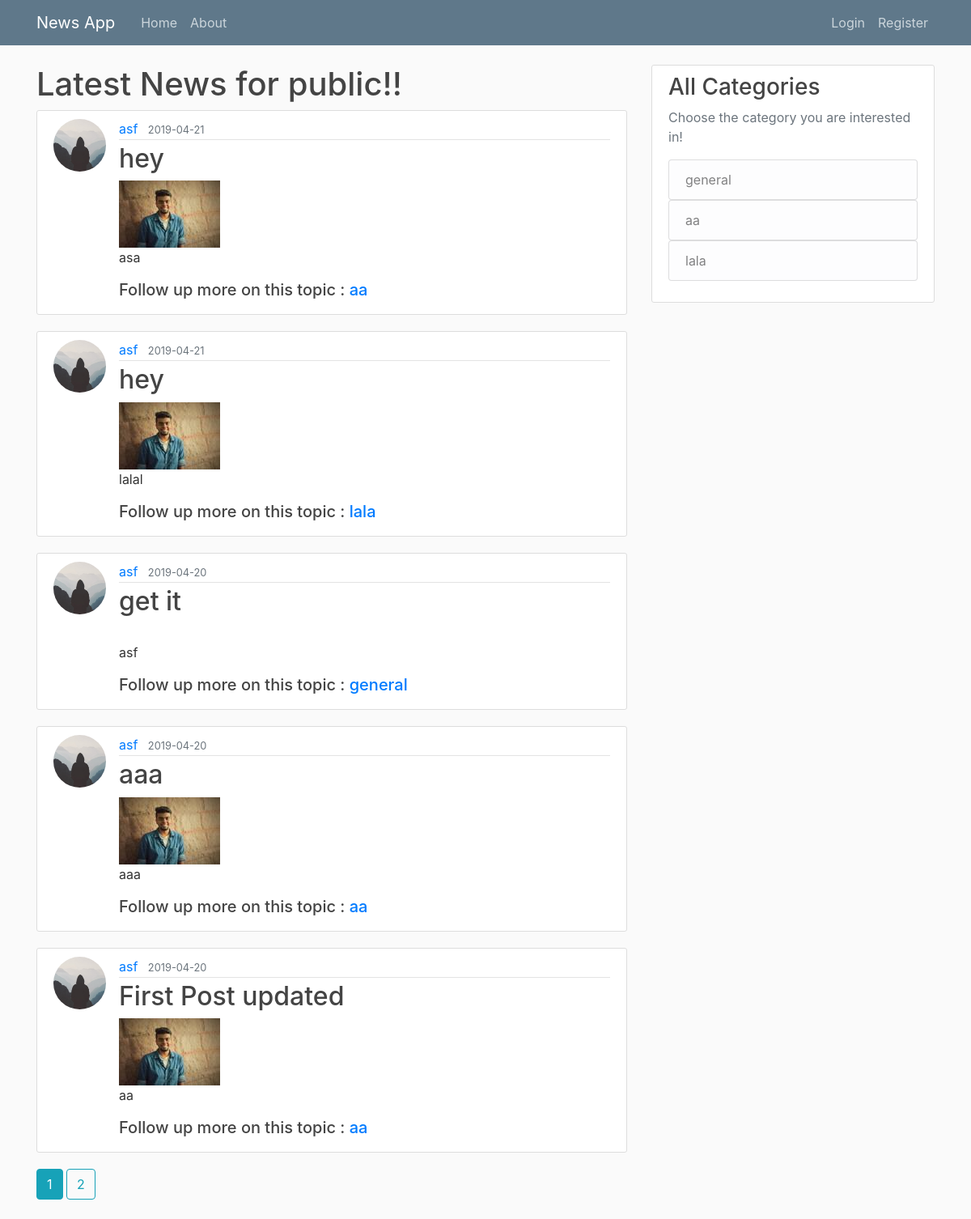
Page /home on the earlier database version.
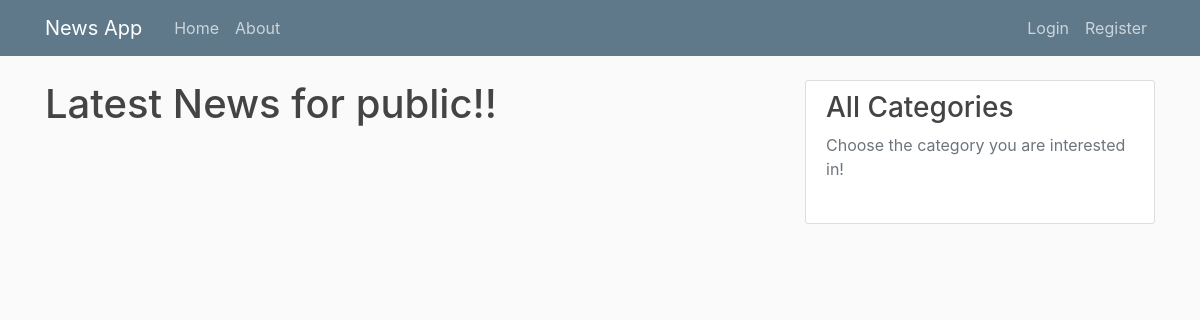
Same page on the later database version.
### flaskblog/models.py (models this page shows, shortened)
class Post(db.Model):
    id = db.Column(db.Integer, primary_key=True)
    title = db.Column(db.String(100), nullable=False)
    date_posted = db.Column(db.DateTime, nullable=False,
                            default=datetime.utcnow)
    content = db.Column(db.Text, nullable=False)
    user_id = db.Column(db.Integer, db.ForeignKey('user.id'), nullable=False)
    image_file = db.Column(db.String(20), nullable=False,
                           default='default1.jpg')
    category = db.Column(db.String(20), nullable=False)

class User(db.Model, UserMixin):
    id = db.Column(db.Integer, primary_key=True)
    username = db.Column(db.String(20), unique=True, nullable=False)
    email = db.Column(db.String(120), unique=True, nullable=False)
    image_file = db.Column(db.String(20), nullable=False,
                           default='default.jpg')
    password = db.Column(db.String(60), nullable=False)
    posts = db.relationship('Post', backref='author', lazy=True)

### flaskblog/main/routes.py (the view)
@main.route("/")
@main.route("/home")
def home():
    page = request.args.get('page', 1, type=int)
    posts = Post.query.order_by(
        Post.date_posted.desc()).paginate(page=page, per_page=5)
    dis_cats = []
    for dis_cat in db.session.query(Post.category).distinct():
        dis_cats.append(dis_cat.category)
    return render_template('home.html', posts=posts, dis_cats=dis_cats)

### flaskblog/templates/home.html
{% extends "layout.html" %} {% block content %}
<h1>Latest News for public!!</h1>
{% for post in posts.items %}
<article class="media content-section">
  <img
    src="{{ url_for('static',filename='profile_pics/' + post.author.image_file) }}"
    alt=""
    class="rounded-circle article-img"
  />
  <div class="media-body">
    <div class="article-metadata">
      <a class="mr-2" href="{{ url_for('users.user_posts', username=post.author.username) }}">{{ post.author.username }}</a>
      <small class="text-muted">{{
        post.date_posted.strftime("%Y-%m-%d")
      }}</small>
    </div>
    <h2>
      <a class="article-title" href="{{ url_for('posts.post',post_id=post.id) }}">{{
        post.title
      }}</a>
    </h2>
    <img src="{{ url_for('static',filename='profile_pics/' + post.image_file) }}" alt="" class="responsive" />
    <p class="article-content">{{ post.content }}</p>
    <h5>Follow up more on this topic  : <a class="" href="{{ url_for('posts.cat_post', category=post.category) }}">{{ post.category }}</a></h5>
  </div>
</article>
{% endfor %}
{% for page_num in posts.iter_pages(left_edge=1, right_edge=1, left_current=1, right_current=2) %}
  {% if page_num %}
    {% if posts.page == page_num %}
      <a class='btn btn-info mb-4' href="{{ url_for('main.home',page=page_num)}}">{{ page_num }}</a>
    {% else %}
      <a class='btn btn-outline-info mb-4' href="{{ url_for('main.home',page=page_num)}}">{{ page_num }}</a>
    {% endif %}
  {% else %}
  ...
  {% endif %}
{% endfor %}
{% endblock content %}

### flaskblog/templates/layout.html (shortened to what this page needs)
<!DOCTYPE html>
<html>
  <head>
    <link
      rel="stylesheet"
      href="https://stackpath.bootstrapcdn.com/bootstrap/4.3.1/css/bootstrap.min.css"
    />
    <link rel="stylesheet" type="text/css" href="{{ url_for('static',filename='main.css') }}">
  </head>
  <body>
    <header class="site-header">
      <nav class="navbar navbar-expand-md navbar-dark bg-steel fixed-top">
        <div class="container">
          <a class="navbar-brand mr-4" href="/">News App</a>
          <div class="collapse navbar-collapse" id="navbarToggle">
            <div class="navbar-nav mr-auto">
              <a class="nav-item nav-link" href="{{ url_for('main.home')}}">Home</a>
              <a class="nav-item nav-link" href="{{ url_for('main.about') }}">About</a>
            </div>
            <div class="navbar-nav">
              {% if current_user.is_authenticated %}
              <a class="nav-item nav-link" href="{{ url_for('posts.new_post') }}">New Post</a>
              <a class="nav-item nav-link" href="{{ url_for('users.account') }}">Account</a>
              <a class="nav-item nav-link" href="{{ url_for('users.register') }}">Register</a>
              <a class="nav-item nav-link" href="{{ url_for('users.logout') }}">Logout</a>
              {% else %}
                <a class="nav-item nav-link" href="{{ url_for('users.login') }}">Login</a>
                <a class="nav-item nav-link" href="{{ url_for('users.register') }}">Register</a>
              {% endif %}
            </div>
          </div>
        </div>
      </nav>
    </header>
    <main role="main" class="container">
      <div class="row">
        <div class="col-md-8">
          {% block content %}{% endblock %}
        </div>
        <div class="col-md-4">
          <div class="content-section">
            <h3>All Categories</h3>
            <p class='text-muted'>Choose the category you are interested in!
              <ul class="list-group">
                {% for cate in dis_cats %}
                <a href="{{ url_for('posts.cat_post', category=cate) }}"><li class="list-group-item list-group-item-light">{{ cate }}</li></a>
                {% endfor %}
              </ul>
            </p>
          </div>
        </div>
      </div>
    </main>
  </body>
</html>

### flaskblog/static/main.css (style rules this page uses)
body { background: #fafafa; color: #333333; margin-top: 5rem; }
h1, h2, h3, h4, h5, h6 { color: #444444; }
.bg-steel { background-color: #5f788a; }
.site-header .navbar-nav .nav-link { color: #cbd5db; }
.content-section { background: #ffffff; padding: 10px 20px; border: 1px solid #dddddd; border-radius: 3px; margin-bottom: 20px; }

Differences in the rows shown:
removed Post: image_file (placeholder picture), author.username "asf", date_posted "2019-04-21", title "hey", content "asa", category "aa"
removed Post: image_file (placeholder picture), author.username "asf", date_posted "2019-04-21", title "hey", content "lalal", category "lala"
removed Post: image_file (placeholder picture), author.username "asf", date_posted "2019-04-20", title "get it", content "asf", category "general"
removed Post: image_file (placeholder picture), author.username "asf", date_posted "2019-04-20", title "aaa", content "aaa", category "aa"
removed Post: image_file (placeholder picture), author.username "asf", date_posted "2019-04-20", title "First Post updated", content "aa", category "aa"
Other differences:
list line gone: "1"
list line gone: "2"
list line gone: "general"
list line gone: "aa"
list line gone: "lala"
